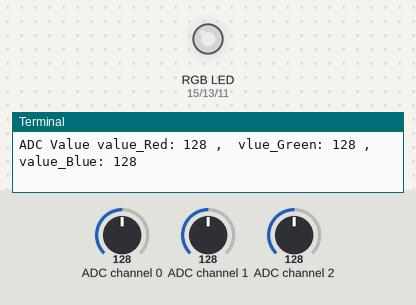
A program run on a simulated Raspberry Pi (header pin numbers). On the bench: an RGB LED mixed from three pins (HIGH = lit), the last lines printed to the terminal. The test bench sets the inputs (shaded band); at power-on: ADC channel 0 = 128, ADC channel 1 = 128, ADC channel 2 = 128 (analog values on the 0–255 scale). Dim RGB values are drawn brighter than linear.

Above: at 1.2 s.
1.3 s: ADC channel 0 set to 178
At 1.6 s:
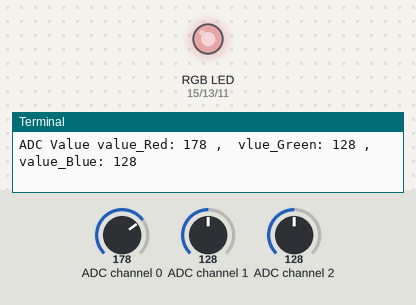
2.8 s: ADC channel 1 set to 178
At 3.8 s:
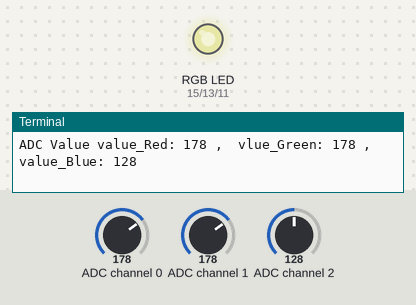
4.3 s: ADC channel 2 set to 178
At 4.9 s:
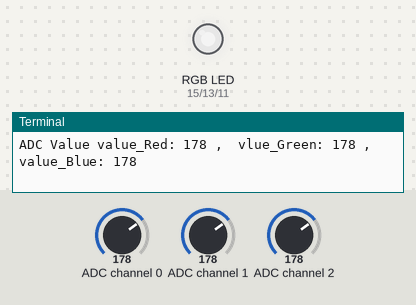
5.8 s: ADC channel 0 set to 224
At 7.0 s:
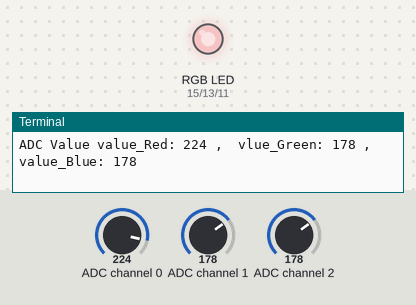
7.3 s: ADC channel 1 set to 224
At 8.5 s:
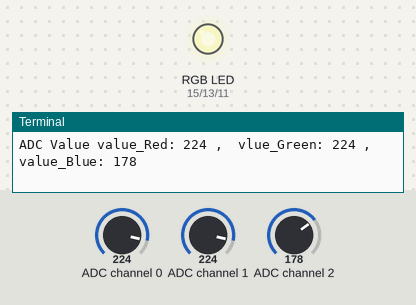
8.8 s: ADC channel 2 set to 224
At 9.7 s:
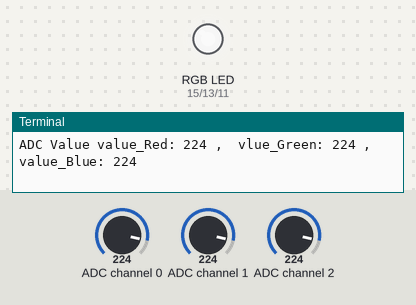
Timing chart, 0 to 11.3 s (numbered marks = the images above; inputs shaded):
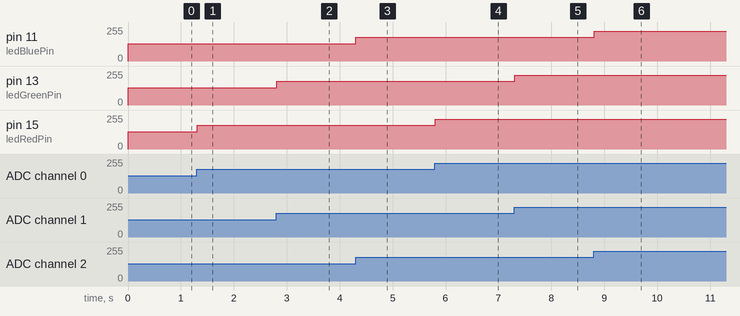

Measured:
- after the input at 1.3 s, pin 15 (ledRedPin): 128/255 → 178/255 at once
- after the input at 2.8 s, pin 13 (ledGreenPin): 128/255 → 178/255 at once
- after the input at 4.3 s, pin 11 (ledBluePin): 128/255 → 178/255 at once
- after the input at 5.8 s, pin 15 (ledRedPin): 178/255 → 224/255 at once
- after the input at 7.3 s, pin 13 (ledGreenPin): 178/255 → 224/255 at once
- after the input at 8.8 s, pin 11 (ledBluePin): 178/255 → 224/255 at once

The program:

ColorfulSoftlight.py
```python
#!/usr/bin/env python3
#############################################################################
# Filename    : Softlight.py
# Description : Control RGBLED with Potentiometer
# Author      : www.freenove.com
# modification: 2020/03/09
########################################################################
import RPi.GPIO as GPIO
import time
from ADCDevice import *

ledRedPin = 15      # define 3 pins for RGBLED
ledGreenPin = 13
ledBluePin = 11
adc = ADCDevice() # Define an ADCDevice class object

def setup():
    global adc
    if(adc.detectI2C(0x48)): # Detect the pcf8591.
        adc = PCF8591()
    elif(adc.detectI2C(0x4b)): # Detect the ads7830
        adc = ADS7830()
    else:
        print("No correct I2C address found, \n"
        "Please use command 'i2cdetect -y 1' to check the I2C address! \n"
        "Program Exit. \n");
        exit(-1)

    global p_Red,p_Green,p_Blue
    GPIO.setmode(GPIO.BOARD)
    GPIO.setup(ledRedPin,GPIO.OUT)      # set RGBLED pins to OUTPUT mode
    GPIO.setup(ledGreenPin,GPIO.OUT)
    GPIO.setup(ledBluePin,GPIO.OUT)

    p_Red = GPIO.PWM(ledRedPin,1000)    # configure PMW for RGBLED pins, set PWM Frequence to 1kHz
    p_Red.start(0)
    p_Green = GPIO.PWM(ledGreenPin,1000)
    p_Green.start(0)
    p_Blue = GPIO.PWM(ledBluePin,1000)
    p_Blue.start(0)

def loop():
    while True:
        value_Red = adc.analogRead(0)       # read ADC value of 3 potentiometers
        value_Green = adc.analogRead(1)
        value_Blue = adc.analogRead(2)
        p_Red.ChangeDutyCycle(value_Red*100/255)  # map the read value of potentiometers into PWM value and output it
        p_Green.ChangeDutyCycle(value_Green*100/255)
        p_Blue.ChangeDutyCycle(value_Blue*100/255)
        # print read ADC value
        print ('ADC Value value_Red: %d ,\tvlue_Green: %d ,\tvalue_Blue: %d'%(value_Red,value_Green,value_Blue))
        time.sleep(0.01)

def destroy():
    adc.close()
    GPIO.cleanup()

if __name__ == '__main__': # Program entrance
    print ('Program is starting ... ')
    setup()
    try:
        loop()
    except KeyboardInterrupt: # Press ctrl-c to end the program.
        destroy()
```
